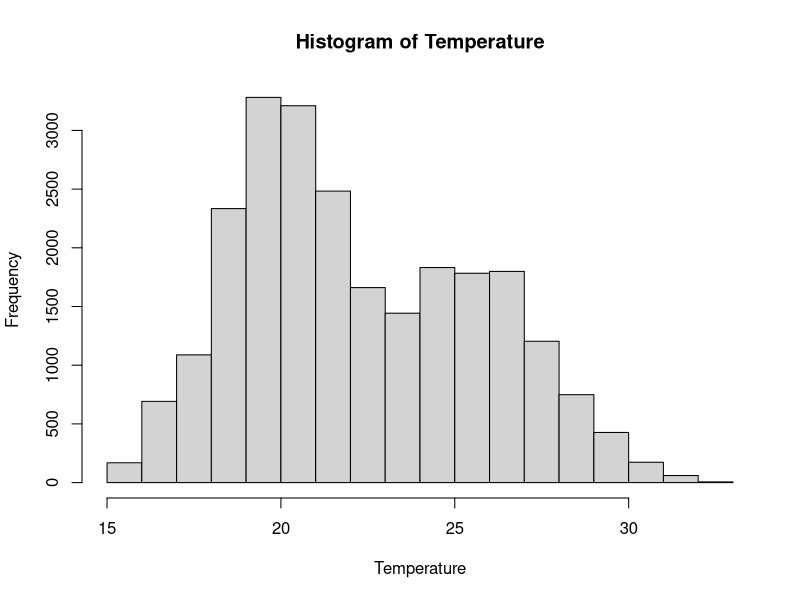
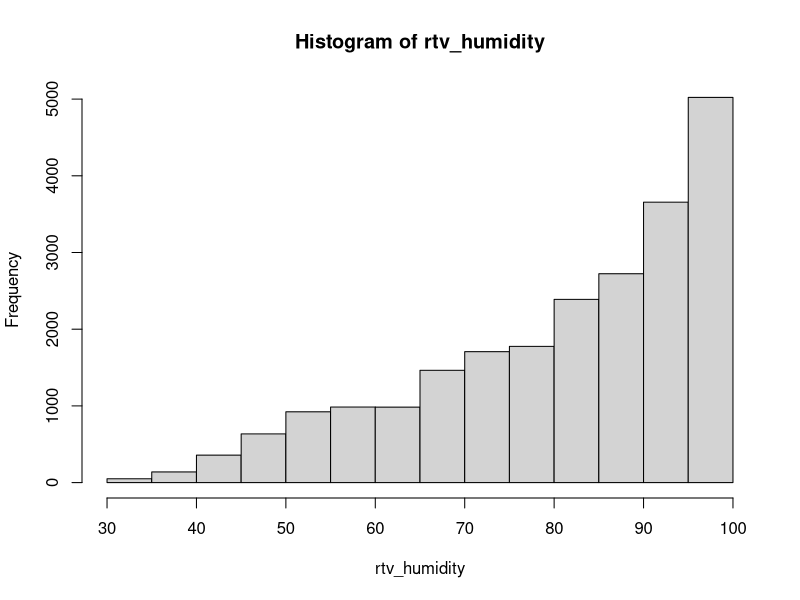
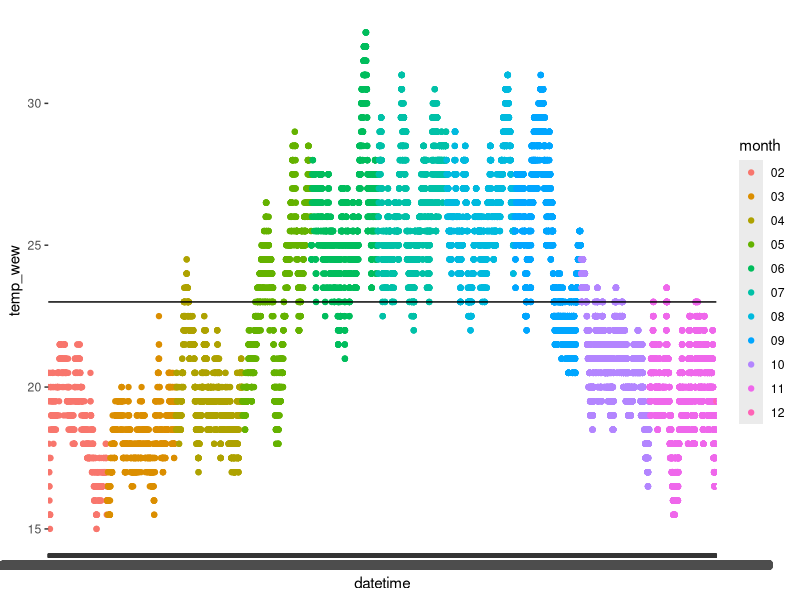
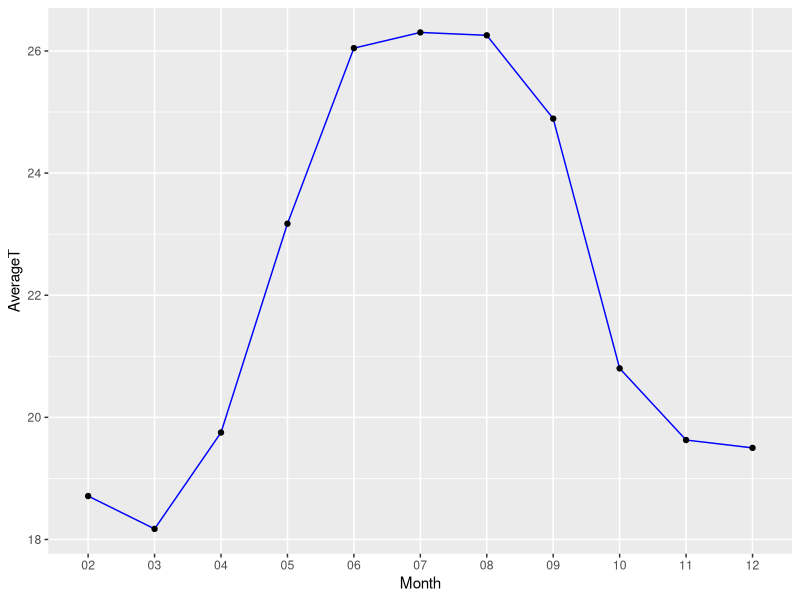
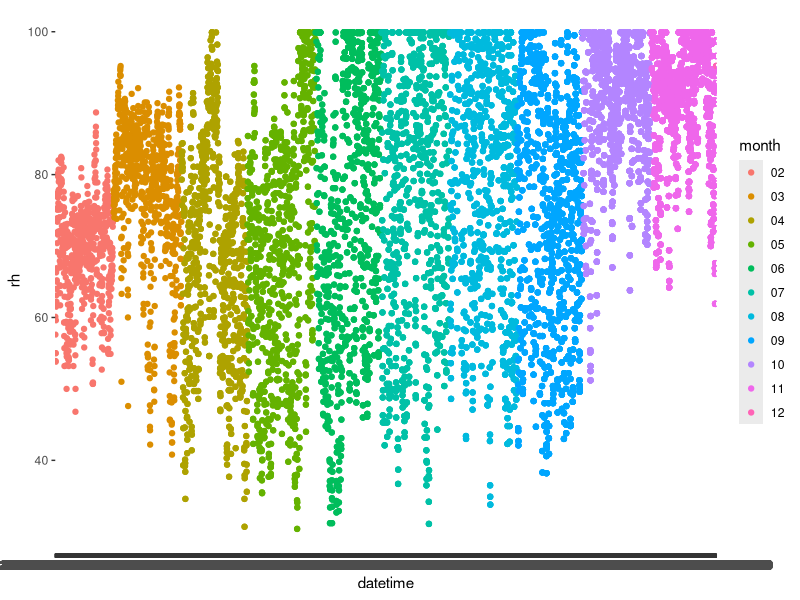
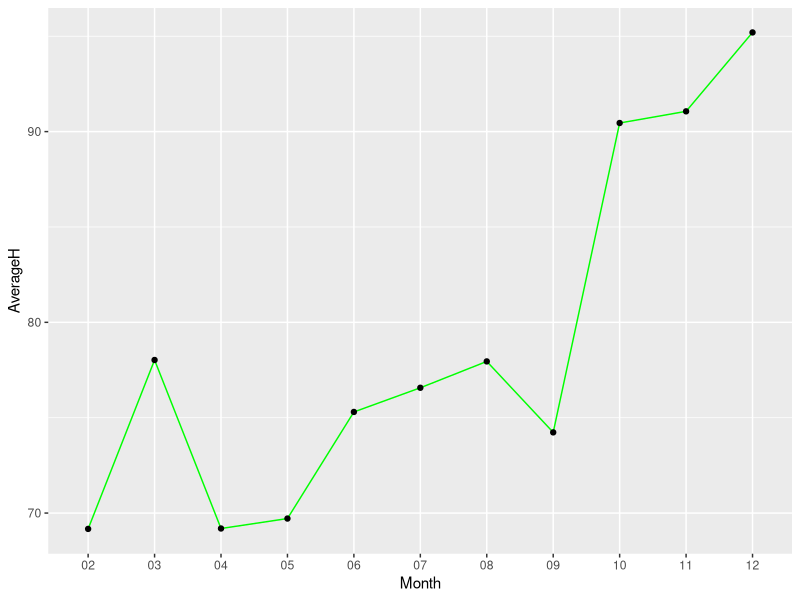
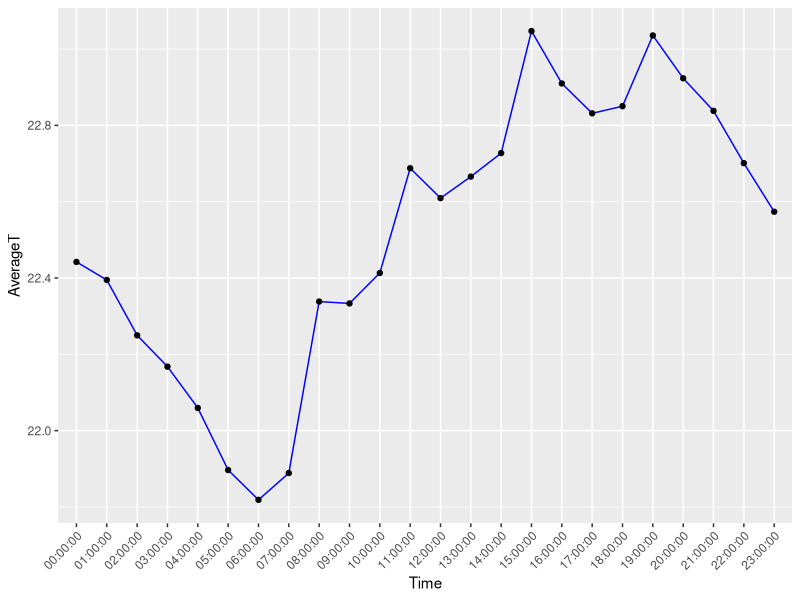
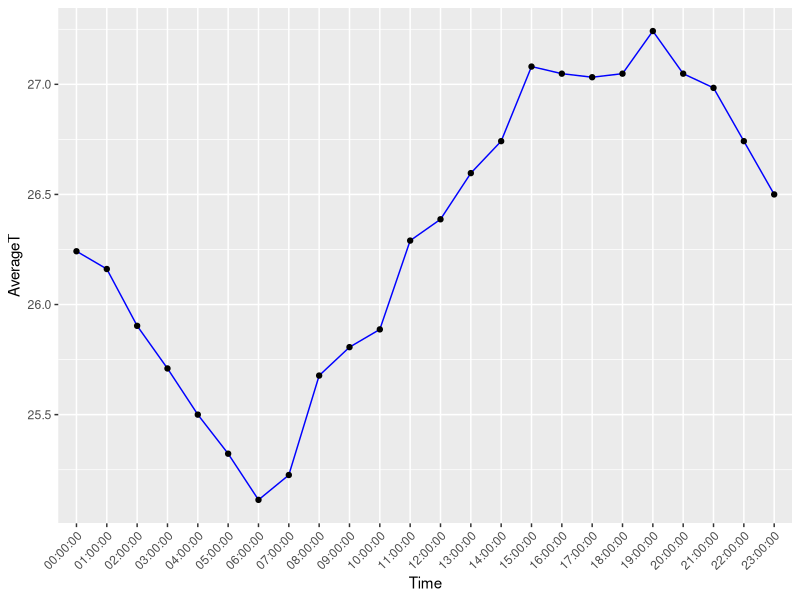

Here is the R script that generated these plots, in order:
## ---- chunk 1
file <- read.csv("tempch4.txt")

## ---- chunk 2
library(tidyverse)
## ---- chunk 3
glimpse(file)
## ---- chunk 4
data2 <- separate(file, col = datetime, into = c("Date", "Time"), sep = " ")
data <- separate(data2, col = Date, into = c("Year", "Month", "Day"), sep = "-")
## ---- chunk 5
data |> 
summary()
## ---- chunk 6
data |> 
  summarise(Number = n(), AvgT = mean(temp_wew), 
            AvgH = mean(rh,  na.rm = TRUE), StdT = sd(temp_wew), StdH = sd(rh, na.rm = TRUE))
## ---- chunk 7
file["month"] <- data[["Month"]]
## ---- chunk 8
# Distributio of Temperature
Temperature <- file$temp_wew
hist(Temperature)
## ---- chunk 9
# Distributio of Humidity
rtv_humidity <- file$rh
hist(rtv_humidity)
## ---- chunk 10
file |> 
  ggplot(aes(x= datetime, y = temp_wew, colour = month)) +
  geom_point()+
  geom_hline(yintercept = 23)
## ---- chunk 11
  data |> 
  group_by(Month) |> 
  summarise(AverageT = mean(temp_wew), AverageH = mean(rh, na.rm = TRUE)) |> 
    ggplot(aes(x = Month,y =AverageT, group = 1)) +
  geom_line(colour = "blue") +
  geom_point() 
## ---- chunk 12
file |> 
  ggplot(aes(x= datetime, y = rh, colour = month)) +
  geom_point()
## ---- chunk 13
  data |> 
  group_by(Month) |> 
  summarise(AverageT = mean(temp_wew), AverageH = mean(rh, na.rm = TRUE)) |> 
    ggplot(aes(x = Month,y =AverageH, group = 1)) +
  geom_line(colour = "green") +
  geom_point() 
## ---- chunk 14
data |> 
  group_by(Time) |> 
  summarise(AverageT = mean(temp_wew), AverageH = mean(rh, na.rm = TRUE)) |> 
  ggplot(aes(x = Time,y =AverageT, group = 1)) +
  geom_line(colour = "blue") +
  geom_point() +
  theme(axis.text.x = element_text(angle = 45, hjust = 1))
## ---- chunk 15
data |> 
  filter(Month == "07") |> 
  group_by(Time) |> 
  summarise(AverageT = mean(temp_wew), AverageH = mean(rh, na.rm = TRUE)) |> 
  ggplot(aes(x = Time,y =AverageT, group = 1)) +
  geom_line(colour = "blue") +
  geom_point() +
  theme(axis.text.x = element_text(angle = 45, hjust = 1))
## ---- chunk 16
data |> 
  group_by(Time) |> 
  summarise(AverageT = mean(temp_wew), AverageH = mean(rh, na.rm = TRUE)) |> 
  ggplot(aes(x = Time,y =AverageH, group = 1)) +
  geom_line(colour = "red") +
  geom_point() +
  theme(axis.text.x = element_text(angle = 45, hjust = 1))
## ---- chunk 17
data |> 
  filter(Month == "09") |> 
  group_by(Time) |> 
  summarise(AverageT = mean(temp_wew), AverageH = mean(rh, na.rm = TRUE)) |> 
  ggplot(aes(x = Time,y =AverageH, group = 1)) +
  geom_line(colour = "red") +
  geom_point() +
  theme(axis.text.x = element_text(angle = 45, hjust = 1))
## ---- chunk 18
  data2 |> 
  group_by(Date) |> 
  summarise(Tmax = max(temp_wew), Tmin = min(temp_wew)) |> 
  ggplot() +
  geom_point(aes(x= Date,y = Tmax), color = "red") +
  geom_point(aes(x= Date,y = Tmin, group = 1), color = "blue") 
  
## ---- chunk 19
data2 |> 
  group_by(Date) |> 
  summarise(ddT = max(temp_wew)-min(temp_wew), ddH = max(rh)-min(rh)) |> 
  ggplot(aes(x= Date, y = ddT, group = 1)) +
  geom_point()
## ---- chunk 20
data2 |> 
  group_by(Date) |> 
  summarise(Hmax = max(rh), Hmin = min(rh)) |> 
  ggplot() +
  geom_point(aes(x= Date,y = Hmax), color = "red") +
  geom_point(aes(x= Date,y = Hmin, group = 1), color = "blue") 
## ---- chunk 21
data2 |> 
  group_by(Date) |> 
  summarise(ddT = max(temp_wew)-min(temp_wew), ddH = max(rh)-min(rh)) |> 
  ggplot(aes(x= Date, y = ddH, group = 1)) +
  geom_point()
